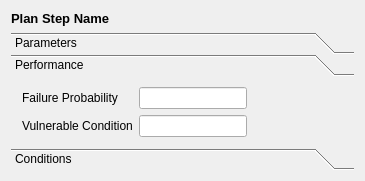
<?xml version="1.0" encoding="UTF-8"?>
<ui version="4.0">
 <class>PlanStepViewClass</class>
 <widget class="QWidget" name="PlanStepViewClass">
  <property name="sizePolicy">
   <sizepolicy hsizetype="Fixed" vsizetype="Preferred">
    <horstretch>0</horstretch>
    <verstretch>0</verstretch>
   </sizepolicy>
  </property>
  <property name="minimumSize">
   <size>
    <width>365</width>
    <height>0</height>
   </size>
  </property>
  <property name="windowTitle">
   <string>PlanStepView</string>
  </property>
  <layout class="QGridLayout" name="gridLayout">
   <property name="sizeConstraint">
    <enum>QLayout::SetDefaultConstraint</enum>
   </property>
   <item row="0" column="0">
    <layout class="QGridLayout" name="gridLayout_7">
     <property name="sizeConstraint">
      <enum>QLayout::SetDefaultConstraint</enum>
     </property>
     <item row="0" column="0">
      <widget class="QLabel" name="lblPlanStep">
       <property name="font">
        <font>
         <family>Tahoma</family>
         <pointsize>10</pointsize>
         <weight>75</weight>
         <italic>false</italic>
         <bold>true</bold>
         <underline>false</underline>
         <strikeout>false</strikeout>
        </font>
       </property>
       <property name="text">
        <string>Plan Step Name</string>
       </property>
       <property name="margin">
        <number>4</number>
       </property>
       <property name="indent">
        <number>0</number>
       </property>
      </widget>
     </item>
     <item row="1" column="0">
      <widget class="QToolBox" name="toolBox">
       <property name="sizePolicy">
        <sizepolicy hsizetype="Preferred" vsizetype="Preferred">
         <horstretch>0</horstretch>
         <verstretch>0</verstretch>
        </sizepolicy>
       </property>
       <property name="layoutDirection">
        <enum>Qt::LeftToRight</enum>
       </property>
       <property name="currentIndex">
        <number>1</number>
       </property>
       <property name="tabSpacing">
        <number>0</number>
       </property>
       <widget class="QWidget" name="Parameters">
        <property name="geometry">
         <rect>
          <x>0</x>
          <y>0</y>
          <width>341</width>
          <height>548</height>
         </rect>
        </property>
        <property name="sizePolicy">
         <sizepolicy hsizetype="Preferred" vsizetype="Preferred">
          <horstretch>0</horstretch>
          <verstretch>0</verstretch>
         </sizepolicy>
        </property>
        <attribute name="label">
         <string>Parameters</string>
        </attribute>
        <layout class="QGridLayout" name="gridLayout_3">
         <item row="0" column="0">
          <layout class="QGridLayout" name="paramsGridLayout">
           <property name="leftMargin">
            <number>0</number>
           </property>
           <property name="topMargin">
            <number>0</number>
           </property>
           <property name="rightMargin">
            <number>0</number>
           </property>
           <property name="bottomMargin">
            <number>0</number>
           </property>
           <property name="spacing">
            <number>0</number>
           </property>
           <item row="0" column="0">
            <widget class="QTableWidget" name="tblParameters">
             <property name="sizePolicy">
              <sizepolicy hsizetype="MinimumExpanding" vsizetype="Preferred">
               <horstretch>0</horstretch>
               <verstretch>0</verstretch>
              </sizepolicy>
             </property>
             <property name="font">
              <font>
               <family>Tahoma</family>
               <pointsize>8</pointsize>
               <weight>50</weight>
               <italic>false</italic>
               <bold>false</bold>
               <underline>false</underline>
               <strikeout>false</strikeout>
              </font>
             </property>
             <property name="layoutDirection">
              <enum>Qt::LeftToRight</enum>
             </property>
             <property name="frameShape">
              <enum>QFrame::StyledPanel</enum>
             </property>
             <property name="frameShadow">
              <enum>QFrame::Plain</enum>
             </property>
             <property name="editTriggers">
              <set>QAbstractItemView::NoEditTriggers</set>
             </property>
             <property name="selectionMode">
              <enum>QAbstractItemView::SingleSelection</enum>
             </property>
             <property name="selectionBehavior">
              <enum>QAbstractItemView::SelectRows</enum>
             </property>
             <property name="showGrid">
              <bool>false</bool>
             </property>
             <property name="gridStyle">
              <enum>Qt::NoPen</enum>
             </property>
             <property name="cornerButtonEnabled">
              <bool>false</bool>
             </property>
            </widget>
           </item>
          </layout>
         </item>
        </layout>
       </widget>
       <widget class="QWidget" name="Preformance">
        <property name="geometry">
         <rect>
          <x>0</x>
          <y>0</y>
          <width>341</width>
          <height>548</height>
         </rect>
        </property>
        <property name="sizePolicy">
         <sizepolicy hsizetype="Preferred" vsizetype="Preferred">
          <horstretch>0</horstretch>
          <verstretch>0</verstretch>
         </sizepolicy>
        </property>
        <attribute name="label">
         <string>Performance</string>
        </attribute>
        <layout class="QGridLayout" name="gridLayout_6">
         <item row="0" column="0">
          <layout class="QFormLayout" name="formLayout">
           <item row="0" column="0">
            <widget class="QLabel" name="lblFailureProbability">
             <property name="sizePolicy">
              <sizepolicy hsizetype="Fixed" vsizetype="Preferred">
               <horstretch>0</horstretch>
               <verstretch>0</verstretch>
              </sizepolicy>
             </property>
             <property name="text">
              <string>Failure Probability</string>
             </property>
            </widget>
           </item>
           <item row="0" column="1">
            <widget class="QLineEdit" name="txtFailureProbability">
             <property name="sizePolicy">
              <sizepolicy hsizetype="Fixed" vsizetype="Preferred">
               <horstretch>0</horstretch>
               <verstretch>0</verstretch>
              </sizepolicy>
             </property>
             <property name="inputMask">
              <string notr="true">9999999999</string>
             </property>
             <property name="text">
              <string notr="true"/>
             </property>
             <property name="readOnly">
              <bool>true</bool>
             </property>
            </widget>
           </item>
           <item row="1" column="0">
            <widget class="QLabel" name="lblVulnerableCondition">
             <property name="sizePolicy">
              <sizepolicy hsizetype="Fixed" vsizetype="Preferred">
               <horstretch>0</horstretch>
               <verstretch>0</verstretch>
              </sizepolicy>
             </property>
             <property name="text">
              <string>Vulnerable Condition</string>
             </property>
            </widget>
           </item>
           <item row="1" column="1">
            <widget class="QLineEdit" name="txtVulnerableCondition">
             <property name="sizePolicy">
              <sizepolicy hsizetype="Fixed" vsizetype="Preferred">
               <horstretch>0</horstretch>
               <verstretch>0</verstretch>
              </sizepolicy>
             </property>
             <property name="inputMask">
              <string notr="true"/>
             </property>
             <property name="text">
              <string notr="true"/>
             </property>
             <property name="readOnly">
              <bool>false</bool>
             </property>
            </widget>
           </item>
          </layout>
         </item>
        </layout>
       </widget>
       <widget class="QWidget" name="Conditions">
        <property name="geometry">
         <rect>
          <x>0</x>
          <y>0</y>
          <width>341</width>
          <height>548</height>
         </rect>
        </property>
        <property name="sizePolicy">
         <sizepolicy hsizetype="Preferred" vsizetype="Preferred">
          <horstretch>0</horstretch>
          <verstretch>0</verstretch>
         </sizepolicy>
        </property>
        <attribute name="label">
         <string>Conditions</string>
        </attribute>
        <layout class="QGridLayout" name="gridLayout_5">
         <item row="0" column="0">
          <layout class="QGridLayout" name="gridLayout_4"/>
         </item>
        </layout>
       </widget>
      </widget>
     </item>
    </layout>
   </item>
  </layout>
 </widget>
 <layoutdefault spacing="6" margin="11"/>
 <resources/>
 <connections/>
</ui>
